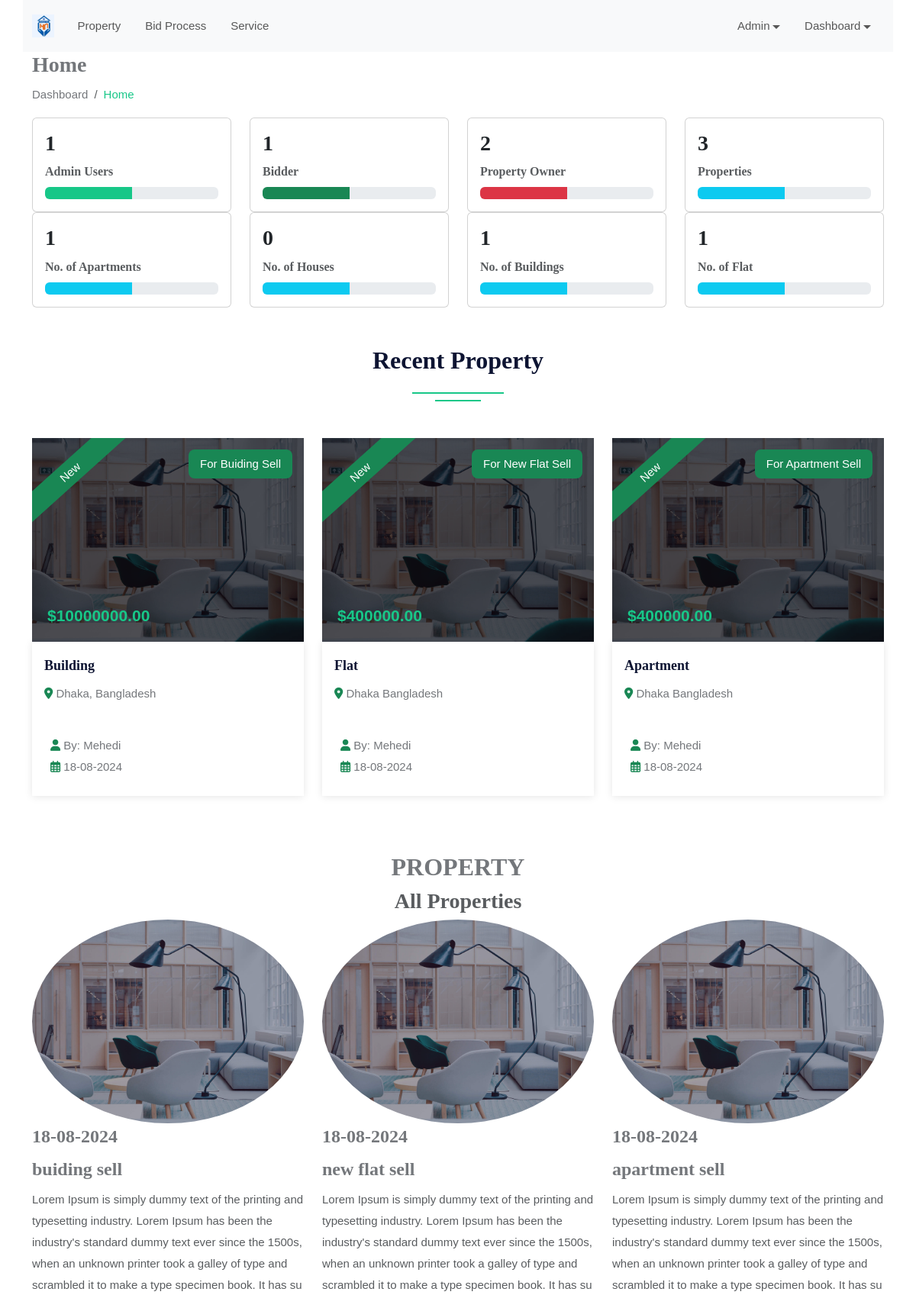
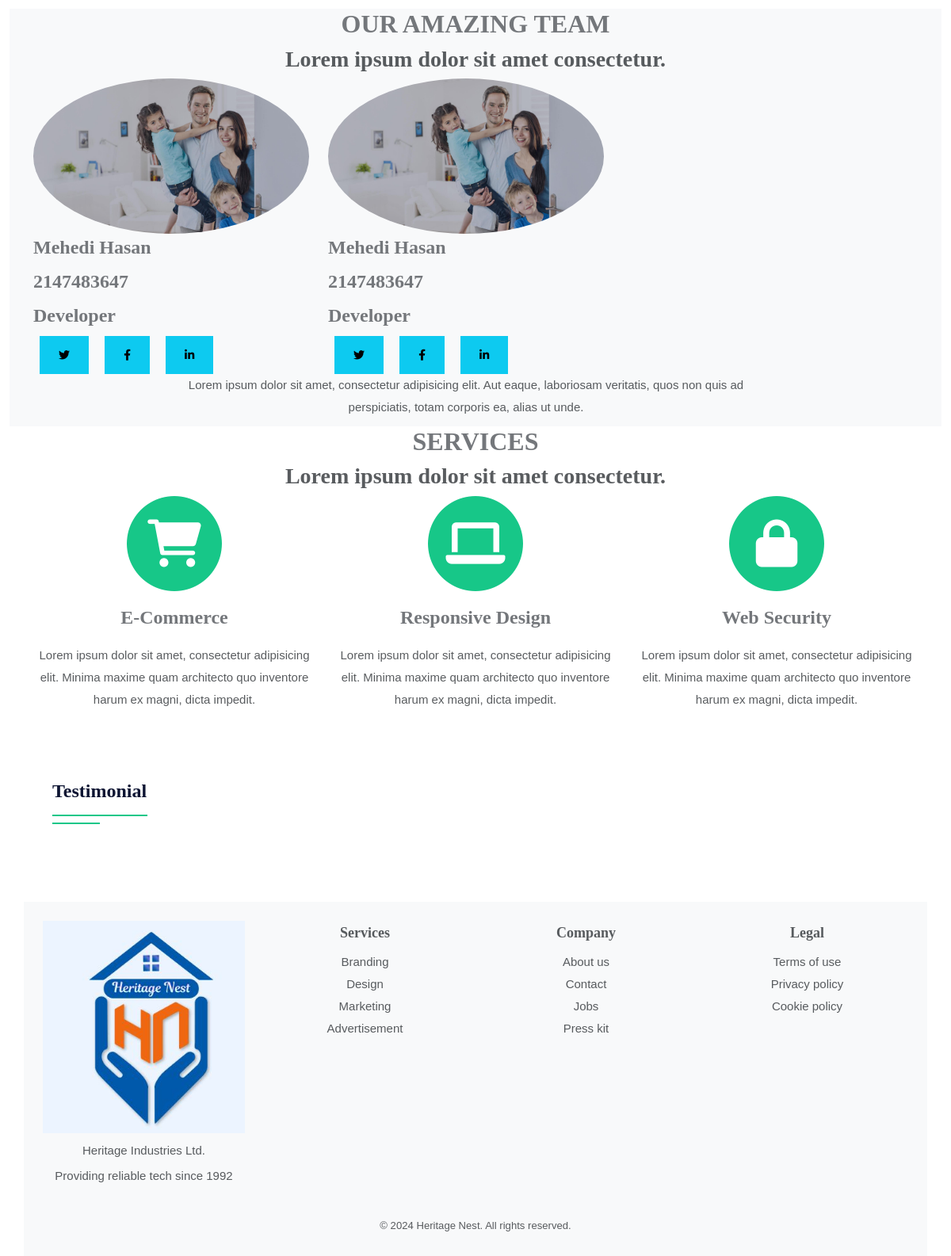
Page /home.php (signed in) on the committed database (2 pictures, top to bottom).
### tables this page shows
CREATE TABLE `properties` (
  `id` bigint(20) unsigned NOT NULL AUTO_INCREMENT,
  `title` varchar(255) DEFAULT NULL,
  `description` varchar(255) DEFAULT NULL,
  `image` varchar(255) DEFAULT NULL,
  `price` decimal(15,2) DEFAULT NULL,
  `location` varchar(255) DEFAULT NULL,
  `user_id` bigint(20) unsigned NOT NULL,
  `highest_bidder` bigint(20) unsigned DEFAULT NULL,
  `highest_bid` decimal(15,2) DEFAULT NULL,
  `p_type` varchar(50) DEFAULT NULL,
  `status` tinyint(4) DEFAULT NULL,
  `created_at` datetime DEFAULT current_timestamp(),
  PRIMARY KEY (`id`),
  KEY `user_id` (`user_id`),
  CONSTRAINT `properties_ibfk_1` FOREIGN KEY (`user_id`) REFERENCES `users` (`id`) ON DELETE CASCADE
);

CREATE TABLE `users` (
  `id` bigint(20) unsigned NOT NULL AUTO_INCREMENT,
  `user_name` varchar(100) DEFAULT NULL,
  `email` varchar(100) DEFAULT NULL,
  `password` varchar(100) DEFAULT NULL,
  `phone` int(15) DEFAULT NULL,
  `address` varchar(255) DEFAULT NULL,
  `role_id` int(11) unsigned NOT NULL,
  `created_at` datetime DEFAULT NULL,
  PRIMARY KEY (`id`),
  KEY `role_id` (`role_id`),
  CONSTRAINT `users_ibfk_1` FOREIGN KEY (`role_id`) REFERENCES `role` (`id`) ON DELETE CASCADE ON UPDATE CASCADE
);

CREATE TABLE `teams_members` (
  `id` bigint(11) unsigned NOT NULL AUTO_INCREMENT,
  `name` varchar(255) DEFAULT NULL,
  `contact` int(20) DEFAULT NULL,
  `role` varchar(255) NOT NULL,
  `image` varchar(255) DEFAULT NULL,
  PRIMARY KEY (`id`)
);

### home.php (the view, shortened to what the rows shown need)
<?php include('partials/header.php');
include 'functions/db.php';
$base_url = '/property_bid_project/';?>
<div class="full-row">
    <div class="container">
        <div class="row">
            <div class="col-md-12">
                <h2 class="text-secondary double-down-line text-center mb-4">Recent Property</h2>
            </div>
            <div class="col-md-12">
                <div class="tab-content mt-4" id="pills-tabContent">
                    <div class="tab-pane fade show active" id="pills-home" role="tabpanel" aria-labelledby="pills-home">
                        <div class="row">
                            <?php
                                $sql = "
                                SELECT properties.*, users.user_name, role.role_name
                                FROM properties
                                JOIN users ON properties.user_id = users.id
                                JOIN role ON users.role_id = role.id
                                ORDER BY CREATED_AT DESC LIMIT 9";
                                $query = $conn->prepare($sql);
                                $query->execute();
                                while($row = $query->fetch(PDO::FETCH_ASSOC)) {
                            ?>
                            <div class="col-md-6 col-lg-4">
                                <div class="featured-thumb hover-zoomer mb-4">
                                    <div class="overlay-black overflow-hidden position-relative">
                                        <img src="assets/images/<?= htmlspecialchars($row['image']) ?>" alt="Property Image" >
                                        <div class="featured bg-success text-white">New</div>
                                        <div class="sale bg-success text-white text-capitalize">For <?php echo $row['title'];?></div>
                                        <div class="price text-primary"><b>$<?php echo $row['price'];?></b></div>
                                    </div>
                                    <div class="featured-thumb-data shadow-one">
                                        <div class="p-3">
                                            <h5 class="text-secondary hover-text-success mb-2 text-capitalize">
                                                <a href="#"><?php echo $row['p_type']; ?></a>
                                            </h5>
                                            <span class="location text-capitalize">
                                                <i class="fas fa-map-marker-alt text-success"></i>
                                                <?php echo $row['location']; ?>
                                            </span>
                                        </div>
                                        <div class="p-4 d-inline-block w-100">
                                            <div class="float-left text-capitalize">
                                                <i class="fas fa-user text-success mr-1"></i>
                                                By: <?php echo $row['user_name']; ?>
                                            </div>
                                            <div class="float-right">
                                                <i class="far fa-calendar-alt text-success mr-1"></i>
                                                <?php echo date('d-m-Y', strtotime($row['created_at'])); ?>
                                            </div>
                                        </div>
                                    </div>
                                </div>
                            </div>
                            <?php
                                }
                            ?>
                        </div>
                    </div>
                </div>
            </div>
        </div>
    </div>
</div>
 <section class="page-section" id="property">
    <div class="container">
        <div class="text-center">
            <h2 class="section-heading text-uppercase">Property</h2>
        </div>
        <div class="row">
            <?php
                $sql = "SELECT * FROM properties ORDER BY CREATED_AT DESC";
                $query = $conn->prepare($sql);
                $query->execute();
                while($row = $query->fetch(PDO::FETCH_ASSOC)) {
            ?>
            <div class="col-md-4">
                <div class="timeline-image">
                    <img class="rounded-circle img-fluid" src="assets/images/<?= htmlspecialchars($row['image']) ?>" alt="..." />
                </div>
                <div class="timeline-panel">
                    <div class="timeline-heading">
                        <h4><?php echo date('d-m-Y', strtotime($row['created_at'])); ?></h4>
                        <h4 class="subheading"><?php echo $row['title']; ?></h4>
                    </div>
                    <div class="timeline-body">
                        <p class="text-muted"><?php echo $row['description']; ?></p>
                    </div>
                </div>
            </div>
            <?php
                }
            ?>
        </div>
    </div>
</section>
<section class="page-section bg-light" id="team">
    <div class="container">
        <div class="text-center">
            <h2 class="section-heading text-uppercase">Our Amazing Team</h2>
        </div>
        <div class="row">
        <?php
            $sql = "SELECT * FROM teams_members";
            $query = $conn->prepare($sql);
            $query->execute();
            $cnt = 0;
            while($row = $query->fetch(PDO::FETCH_ASSOC)) {
                if($cnt % 3 == 0) {
                    echo '<div class="row">';
                }
            ?>
                <div class="col-lg-4">
                    <div class="team-member">
                        <img class="rounded-circle img-fluid" src="assets/images/team<?= htmlspecialchars($row['image']) ?>" alt="..." />
                        <h4><?php echo htmlspecialchars($row['name']) ?></h4>
                        <h4><?php echo htmlspecialchars($row['contact']) ?></h4>
                        <h4><?php echo htmlspecialchars($row['role']) ?></h4>
                        <a class="btn btn-info btn-social mx-2" href="#!" aria-label="Twitter Profile">
                            <i class="fab fa-twitter"></i>
                        </a>
                        <a class="btn btn-info btn-social mx-2" href="#!" aria-label="Facebook Profile">
                            <i class="fab fa-facebook-f"></i>
                        </a>
                        <a class="btn btn-info btn-social mx-2" href="#!" aria-label="LinkedIn Profile">
                            <i class="fab fa-linkedin-in"></i>
                        </a>
                    </div>
                </div>
            <?php
                $cnt++;
            }
            if ($cnt > 0) {
                echo '</div>';
            }
        ?>
    </div>
</section>
        <section class="page-section" id="services">
            <div class="container">
                <div class="text-center">
                    <h2 class="section-heading text-uppercase">Services</h2>
                </div>
            </div>
        </section>
<?php include('partials/footer.php')?>

### rows in the picture
properties: image (picture), title "Buiding Sell", price "10000000.00", p_type "Building", location "Dhaka, Bangladesh", user.user_name "Mehedi", created_at "18-08-2024", title "buiding sell", description "Lorem Ipsum is simply dummy text of the printing and typesetting industry. Lorem Ipsum has been the industry's standard dummy text ever since the 1500s, when an unknown printer took a galley of type and scrambled it to make a type specimen book. It has su"
properties: image (picture), title "New Flat Sell", price "400000.00", p_type "Flat", location "Dhaka Bangladesh", user.user_name "Mehedi", created_at "18-08-2024", title "new flat sell", description "Lorem Ipsum is simply dummy text of the printing and typesetting industry. Lorem Ipsum has been the industry's standard dummy text ever since the 1500s, when an unknown printer took a galley of type and scrambled it to make a type specimen book. It has su"
properties: image (picture), title "Apartment Sell", price "400000.00", p_type "Apartment", location "Dhaka Bangladesh", user.user_name "Mehedi", created_at "18-08-2024", title "apartment sell", description "Lorem Ipsum is simply dummy text of the printing and typesetting industry. Lorem Ipsum has been the industry's standard dummy text ever since the 1500s, when an unknown printer took a galley of type and scrambled it to make a type specimen book. It has su"
teams_members: image (picture), name "Mehedi Hasan", contact "2147483647", role "Developer"
teams_members: image (picture), name "Mehedi Hasan", contact "2147483647", role "Developer"

### other values in the picture
$rowCount "1"
$rowCount "2"
$rowCount "3"
$rowCount "0"
